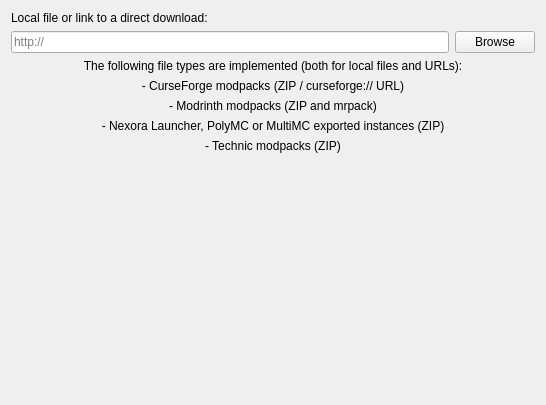
<?xml version="1.0" encoding="UTF-8"?>
<ui version="4.0">
 <class>ImportPage</class>
 <widget class="QWidget" name="ImportPage">
  <property name="geometry">
   <rect>
    <x>0</x>
    <y>0</y>
    <width>546</width>
    <height>405</height>
   </rect>
  </property>
  <layout class="QGridLayout" name="gridLayout">
   <item row="2" column="0">
    <widget class="QLineEdit" name="modpackEdit">
     <property name="placeholderText">
      <string notr="true">http://</string>
     </property>
    </widget>
   </item>
   <item row="2" column="1">
    <widget class="QPushButton" name="modpackBtn">
     <property name="text">
      <string>Browse</string>
     </property>
    </widget>
   </item>
   <item row="3" column="0" rowspan="2" colspan="2">
    <layout class="QVBoxLayout" name="verticalLayout">
     <item>
      <widget class="QLabel" name="label">
       <property name="text">
        <string>The following file types are implemented (both for local files and URLs):</string>
       </property>
       <property name="alignment">
        <set>Qt::AlignCenter</set>
       </property>
      </widget>
     </item>
     <item>
      <widget class="QLabel" name="label_5">
       <property name="text">
        <string>- CurseForge modpacks (ZIP / curseforge:// URL)</string>
       </property>
       <property name="alignment">
        <set>Qt::AlignCenter</set>
       </property>
      </widget>
     </item>
     <item>
      <widget class="QLabel" name="label_3">
       <property name="text">
        <string>- Modrinth modpacks (ZIP and mrpack)</string>
       </property>
       <property name="alignment">
        <set>Qt::AlignCenter</set>
       </property>
      </widget>
     </item>
     <item>
      <widget class="QLabel" name="label_2">
       <property name="text">
        <string>- Nexora Launcher, PolyMC or MultiMC exported instances (ZIP)</string>
       </property>
       <property name="alignment">
        <set>Qt::AlignCenter</set>
       </property>
      </widget>
     </item>
     <item>
      <widget class="QLabel" name="label_4">
       <property name="text">
        <string>- Technic modpacks (ZIP)</string>
       </property>
       <property name="alignment">
        <set>Qt::AlignCenter</set>
       </property>
      </widget>
     </item>
    </layout>
   </item>
   <item row="5" column="0" colspan="2">
    <spacer name="verticalSpacer">
     <property name="orientation">
      <enum>Qt::Vertical</enum>
     </property>
     <property name="sizeHint" stdset="0">
      <size>
       <width>20</width>
       <height>40</height>
      </size>
     </property>
    </spacer>
   </item>
   <item row="0" column="0" colspan="2">
    <widget class="QLabel" name="modpackLabel">
     <property name="text">
      <string>Local file or link to a direct download:</string>
     </property>
    </widget>
   </item>
  </layout>
 </widget>
 <resources/>
 <connections/>
</ui>
